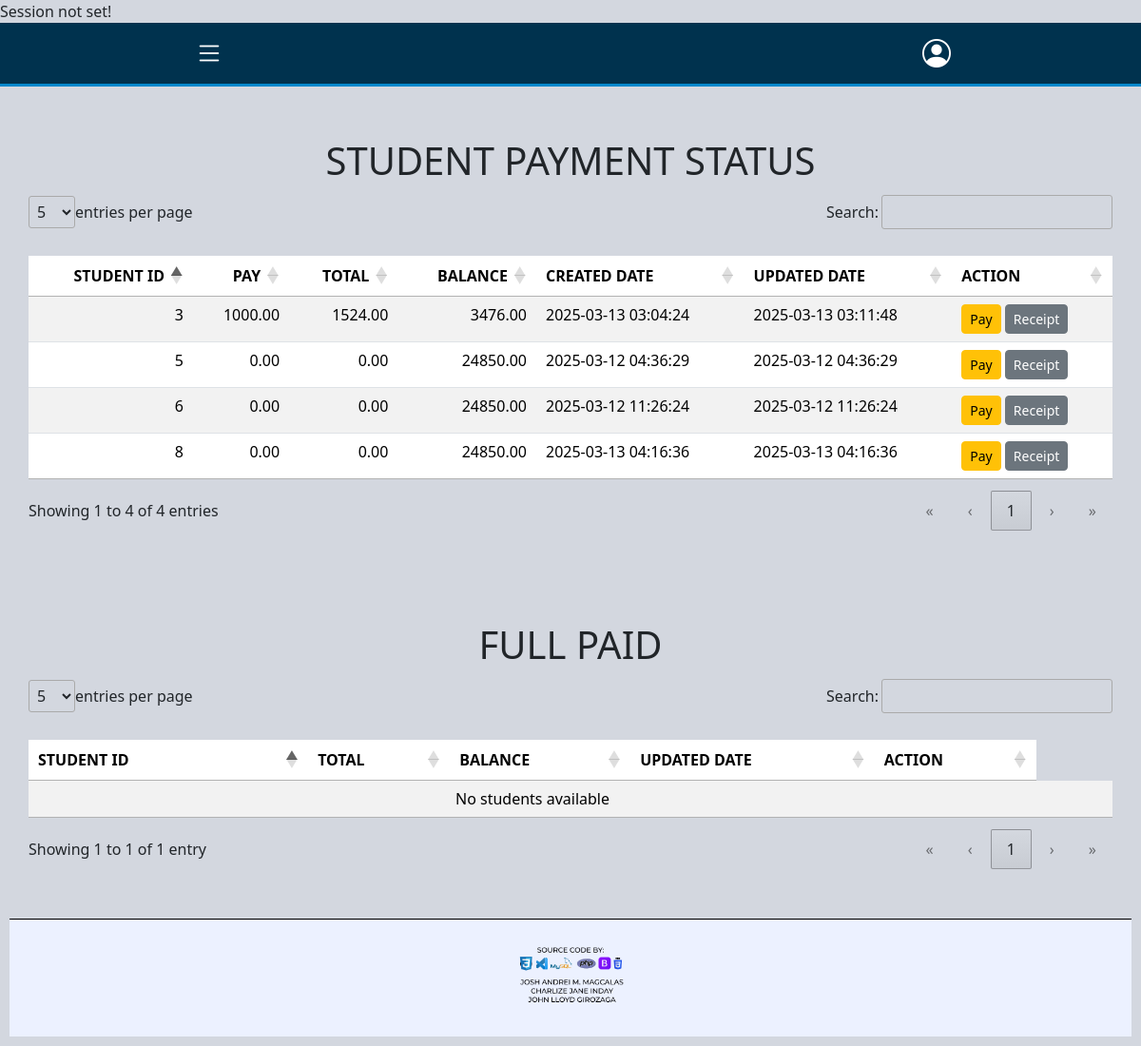
The app's page /website/payment-information.php, older data.
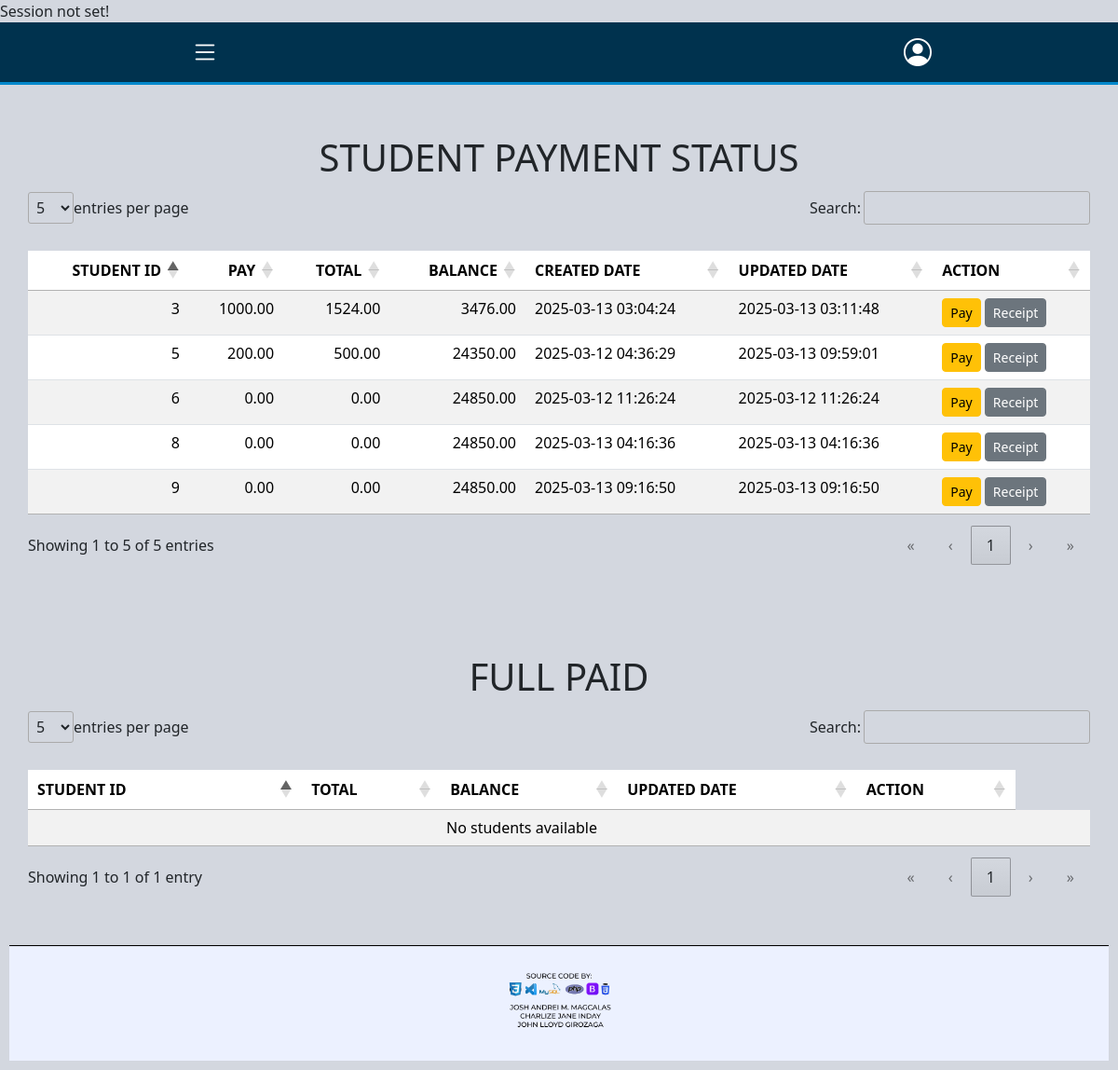
The same page, newer data.
### tables this page shows
CREATE TABLE `tbl_payment` (
  `payment_no` int(11) NOT NULL,
  `student_id` int(11) DEFAULT NULL,
  `pay` decimal(10,2) DEFAULT 0.00,
  `total` decimal(10,2) DEFAULT 0.00,
  `balance` decimal(10,2) DEFAULT 24850.00,
  `payment_method` enum('Cash','Gcash','Bank Transfer','Others') NOT NULL,
  `created_by` int(11) NOT NULL,
  `date_created` timestamp NOT NULL DEFAULT current_timestamp(),
  `updated_by` int(11) NOT NULL,
  `date_updated` timestamp NULL DEFAULT current_timestamp(),
  `status` tinyint(1) NOT NULL
);

### website/payment-information.php (the view, shortened to what the changed rows need)
<?php
include "../database/dbconnect.php";
try {
    $payment_status = [];
    $full_pay_status = [];
    $queries = [
        "SELECT student_id, pay, total, balance, date_created, date_updated FROM tbl_payment WHERE balance > 0.00;",
        "SELECT student_id, pay, total, balance, date_created, date_updated FROM tbl_payment WHERE balance = 0.00;",
    ];
    foreach ($queries as $index => $query) {
        if ($conn->multi_query($query)) {
            do {
                if ($result = $conn->store_result()) {
                    while ($row = $result->fetch_assoc()) {
                        if ($index == 0) {
                            $payment_status[] = $row;
                        } elseif ($index == 1) {
                            $full_pay_status[] = $row;
                        }
                    }
                }
            } while ($conn->next_result());
        } else {
            throw new Exception("Query Failed: " . $conn->error);
        }
    }
} catch (Exception $e) {
    echo "Error: " . $e->getMessage();
}
?>
<!DOCTYPE html>
<html lang="en">
<head>
    <link rel="stylesheet" href="/bootstrap/css/bootstrap.css">
    <link rel="stylesheet" href="/DataTables/datatables.min.css">
    <link href="https://cdn.jsdelivr.net/npm/bootstrap@5.3.2/dist/css/bootstrap.min.css" rel="stylesheet">
    <link href="https://cdn.jsdelivr.net/npm/bootstrap-icons/font/bootstrap-icons.css" rel="stylesheet">
    <link rel="stylesheet" href="https://cdnjs.cloudflare.com/ajax/libs/font-awesome/6.7.2/css/all.min.css">
    <link rel="stylesheet" href="../DataTables/datatables.css">
    <link rel="stylesheet" href="https://cdn.datatables.net/1.13.6/css/jquery.dataTables.min.css">
</head>
<body>
            <div class="container mt-4">
                <h1 class="text-center">STUDENT PAYMENT STATUS</h1>
                <table id="student-payment-status" class="table table-striped mt-3">
                    <thead>
                        <tr>
                            <th>STUDENT ID</th>
                            <th>PAY</th>
                            <th>TOTAL</th>
                            <th>BALANCE</th>
                            <th>CREATED DATE</th>
                            <th>UPDATED DATE</th>
                            <th>ACTION</th>
                        </tr>
                    </thead>
                    <tbody>
                    <?php if (!empty($payment_status)): ?>
                <?php foreach ($payment_status as $row): ?>
                    <tr>
                        <td> <?=$row['student_id']?> </td>
                        <td> <?=$row['pay']?> </td>
                        <td> <?=$row['total']?> </td>
                        <td> <?=$row['balance']?> </td>
                        <td> <?=$row['date_created']?> </td>
                        <td> <?=$row['date_updated']?> </td>
                        <td>
                            <a class="btn btn-warning btn-sm edit-btn" href="payment-form.php?student_id=<?= htmlspecialchars($row['student_id']); ?>">
                                Pay
                            </a>
                            <a class="btn btn-secondary btn-sm form1-btn" href="../print/form1.php">
                                Receipt
                            </a>
                        </td>
                    </tr>
                <?php endforeach; ?>
            <?php else: ?>
                <tr>
                    <td colspan="7" class="text-center">No students available</td>
                </tr>
            <?php endif; ?>
        </tbody>
    </table>
</div>
<div class="container mt-4">
    <h1 class="text-center">FULL PAID</h1>
    <table id="done-status" class="table table-striped mt-3">
        <thead>
            <tr>
                <th>STUDENT ID</th>
                <th>TOTAL</th>
                <th>BALANCE</th>
                <th>UPDATED DATE</th>
                <th>ACTION</th>
            </tr>
        </thead>
    </table>
</div>
    <div class="footer">
        <img src="../images/FOOTER.png" alt="Footer" class="footer-img">
    </div>
</body>
</html>

Row changes from the older to the newer data that the page shows:
changed tbl_payment (number 2 of 5 on the later page): pay "0.00" → "200.00"; total "0.00" → "500.00"; balance "24850.00" → "24350.00"; date_updated "2025-03-12 04:36:29" → "2025-03-13 09:59:01"
added tbl_payment: student "9", pay "0.00", total "0.00", balance "24850.00", date_created "2025-03-13 09:16:50", date_updated "2025-03-13 09:16:50"
Text that changed along with them:
text written by a page script: "entries per page Search: Showing 1 to 4 of 4 entries « ‹ 1 › »" → "entries per page Search: Showing 1 to 5 of 5 entries « ‹ 1 › »"
